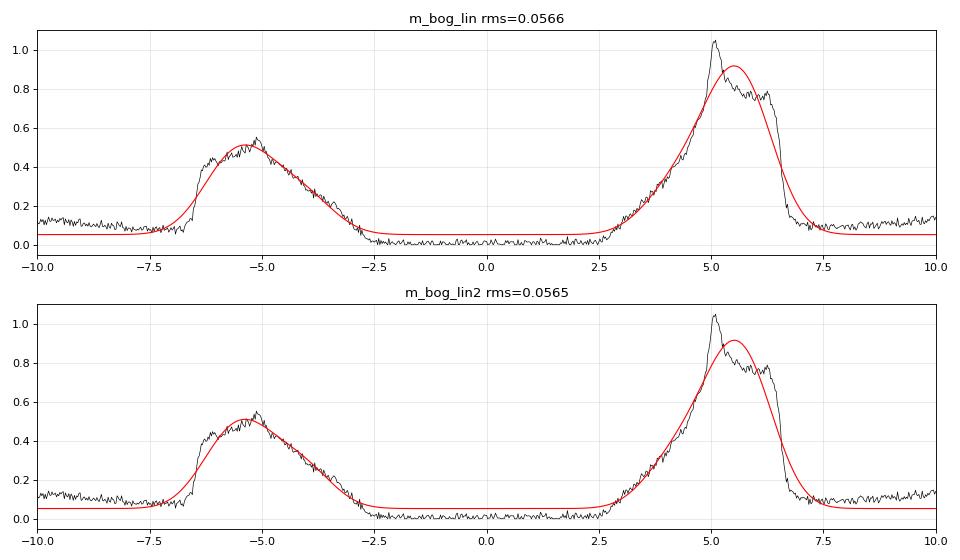

Python code for this plot:
from fitlib import *
import numpy as np
s=STS[1]; V=np.array(s['bias']); g=np.array(s['dI_dV'])
t,tp=0.99,0.195
eps=band(t,tp)
def m_bog_lin(p,V):
    c,a,alpha,beta,sig,bg,Z=p
    E=c+a*eps; xi=alpha+beta*eps
    s_=np.clip(xi/E,-1,1)
    u2=0.5*(1+s_); v2=0.5*(1-s_)
    return Z*sample(dos(E,u2,sig)+dos(-E,v2,sig),V)+bg
def m_bog_lin2(p,V):
    # allow E quadratic
    c,a,b,alpha,beta,sig,bg,Z=p
    E=c+a*eps+b*eps**2; xi=alpha+beta*eps
    s_=np.clip(xi/E,-1,1)
    u2=0.5*(1+s_); v2=0.5*(1-s_)
    return Z*sample(dos(E,u2,sig)+dos(-E,v2,sig),V)+bg
def fit(model,p0,names,xs):
    r=least_squares(lambda p: model(p,V)-g,p0,x_scale=xs,diff_step=2e-2)
    p=r.x; J=r.jac; cov=np.linalg.pinv(J.T@J)*np.sum(r.fun**2)/(len(V)-len(p)); err=np.sqrt(np.abs(np.diag(cov)))
    print("---",model.__name__,"rms resid",np.sqrt(np.mean(r.fun**2)))
    for n_,v,e in zip(names,p,err): print(f"   {n_:6s} = {v:.4f} +- {e:.4f}")
    return p,np.sqrt(np.mean(r.fun**2))
p1,r1=fit(m_bog_lin,[4.8,0.5,0.8,0.25,0.12,0.08,2.5],['c','a','alpha','beta','sigma','bg','Z'],[0.2,0.05,0.2,0.05,0.03,0.02,0.3])
p2,r2=fit(m_bog_lin2,[4.8,0.5,0.0,0.8,0.25,0.12,0.08,2.5],['c','a','b','alpha','beta','sigma','bg','Z'],[0.2,0.05,0.01,0.2,0.05,0.03,0.02,0.3])
for p,name in [(p1,'lin'),(p2,'lin2')]:
    if name=='lin': c,a,alpha,beta,sig,bg,Z=p; b=0
    else: c,a,b,alpha,beta,sig,bg,Z=p
    print(f"[{name}] at (0,0): eps={eps.min():.2f} E={c+a*eps.min()+b*eps.min()**2:.2f} xi~={alpha+beta*eps.min():.2f}; at vH: E={c+a*4*tp+b*(4*tp)**2:.2f} xi~={alpha+beta*4*tp:.2f}; at (pi,pi): E={c+a*eps.max()+b*eps.max()**2:.2f} xi~={alpha+beta*eps.max():.2f}")
    E=c+a*eps+b*eps**2; xi=alpha+beta*eps; Dk=np.sqrt(np.clip(E**2-xi**2,0,None))
    print(f"      implied Delta_k: min {Dk.min():.2f} max {Dk.max():.2f}; mean v^2 = {np.mean(0.5*(1-xi/E)):.3f}")
import matplotlib; matplotlib.use('Agg'); import matplotlib.pyplot as plt
fig,axs=plt.subplots(2,1,figsize=(12,7))
for ax,(m,p,r) in zip(axs,[(m_bog_lin,p1,r1),(m_bog_lin2,p2,r2)]):
    ax.plot(V,g,'k',lw=0.6); ax.plot(V,m(p,V),'r',lw=1); ax.set_xlim(-10,10); ax.set_title(f"{m.__name__} rms={r:.4f}"); ax.grid(alpha=0.3)
plt.tight_layout(); plt.savefig('fit_b3.png',dpi=80)
np.save('fit_b3.npy',p2)
